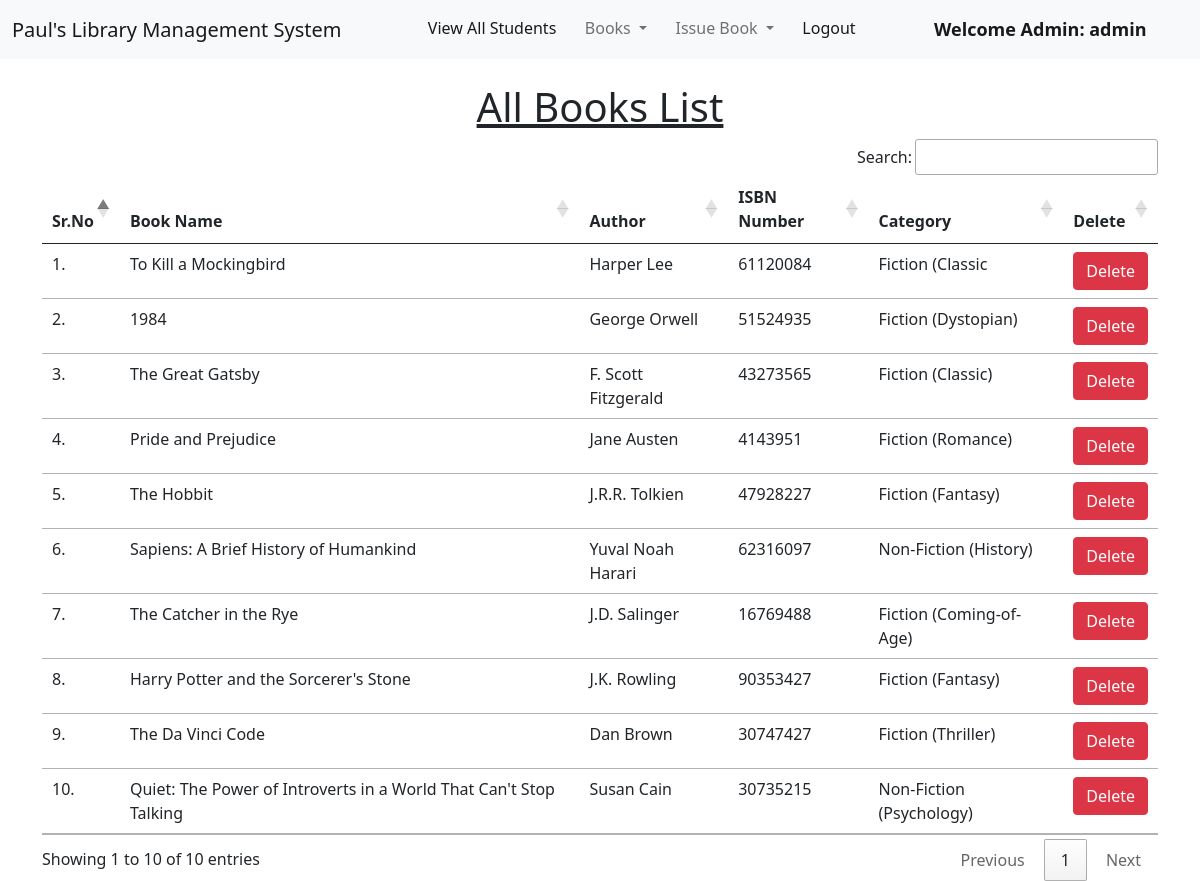
Page /view_books/ (signed in) on the committed database.
### library/models.py (models this page shows, shortened)
class Book(models.Model):
    name = models.CharField(max_length=200)
    author = models.CharField(max_length=200)
    isbn = models.PositiveIntegerField()
    category = models.CharField(max_length=50)

### library/views.py (the view)
# urls.py: path("view_books/", views.view_books, name="view_books"),
@login_required(login_url = '/admin_login')
def view_books(request):
    books = Book.objects.all()
    return render(request, "view_books.html", {'books':books})

### library/templates/view_books.html (shortened to what this page needs)
{% extends 'admin_navbar.html' %}
{% load static %}
{% block body %}
<div class="container mt-4">
    <h1 class="text-center"><u>All Books List</u></h1>
    <table class="table table-hover" id="example">
        <thead>
            <tr>
                <th>Sr.No</th>
                <th>Book Name</th>
                <th>Author</th>
                <th>ISBN Number</th>
                <th>Category</th>
                <th>Delete</th>
            </tr>
        </thead>
        <tbody>
            {% for book in books %}
            <tr>
                <td>{{forloop.counter}}.</td>
                <td>{{book.name}}</td>
                <td>{{book.author}}</td>
                <td>{{book.isbn}}</td>
                <td>{{book.category}}</td>
                <td><a href="/delete_book/{{book.id}}/" class="btn btn-danger" onclick="return confirm('Are you sure you want to delete this book?')">Delete</a></td>
            </tr>
            {% endfor %}
        </tbody>
    </table>
    </div>
{% endblock %}

### library/templates/admin_navbar.html (shortened to what this page needs)
<!doctype html>
<html lang="en">
  <head>
    <link href="https://cdn.jsdelivr.net/npm/bootstrap@5.1.0/dist/css/bootstrap.min.css" rel="stylesheet">
    <link rel="stylesheet" href="https://cdn.datatables.net/1.10.25/css/jquery.dataTables.min.css">
    <link rel="stylesheet" href="https://cdn.datatables.net/buttons/1.7.1/css/buttons.dataTables.min.css">
  </head>
  <body>
    <nav class="navbar navbar-expand-lg navbar-light bg-light">
        <div class="container-fluid">
          <a class="navbar-brand" href="#">Paul's Library Management System</a>
          <div class="collapse navbar-collapse" id="navbarSupportedContent">
            <ul class="navbar-nav me-auto mb-2 mb-lg-0">
              <li class="nav-item">
                <a class="nav-link active" aria-current="page" href="/view_students/">View All Students</a>
              </li>
              <li class="nav-item dropdown">
                <a class="nav-link dropdown-toggle" href="#" id="navbarDropdown" role="button" data-bs-toggle="dropdown" aria-expanded="false">
                  Books
                </a>
              </li>
              <li class="nav-item dropdown">
                <a class="nav-link dropdown-toggle" href="#" id="navbarDropdown" role="button" data-bs-toggle="dropdown" aria-expanded="false">
                  Issue Book
                </a>
              </li>
              <li class="nav-item">
                <a class="nav-link active" aria-current="page" href="/logout/">Logout</a>
              </li>
              <li class="nav-item">
                <a style="font-weight:600; font-family:'Segoe UI', Tahoma, Geneva, Verdana, sans-serif; font-size: large;" class="nav-link active" href="#">Welcome Admin: {{request.user}}</a>
              </li>
            </ul>
          </div>
        </div>
      </nav>
      {% block body %}
      {% endblock %}
  </body>
</html>

### rows in the picture
Book: name "To Kill a Mockingbird", author "Harper Lee", isbn "61120084", category "Fiction (Classic"
Book: name "1984", author "George Orwell", isbn "51524935", category "Fiction (Dystopian)"
Book: name "The Great Gatsby", author "F. Scott Fitzgerald", isbn "43273565", category "Fiction (Classic)"
Book: name "Pride and Prejudice", author "Jane Austen", isbn "4143951", category "Fiction (Romance)"
Book: name "The Hobbit", author "J.R.R. Tolkien", isbn "47928227", category "Fiction (Fantasy)"
Book: name "Sapiens: A Brief History of Humankind", author "Yuval Noah Harari", isbn "62316097", category "Non-Fiction (History)"
Book: name "The Catcher in the Rye", author "J.D. Salinger", isbn "16769488", category "Fiction (Coming-of-Age)"
Book: name "Harry Potter and the Sorcerer's Stone", author "J.K. Rowling", isbn "90353427", category "Fiction (Fantasy)"
Book: name "The Da Vinci Code", author "Dan Brown", isbn "30747427", category "Fiction (Thriller)"
Book: name "Quiet: The Power of Introverts in a World That Can't Stop Talking", author "Susan Cain", isbn "30735215", category "Non-Fiction (Psychology)"

### other values in the picture
{{ request.user }} "admin"
